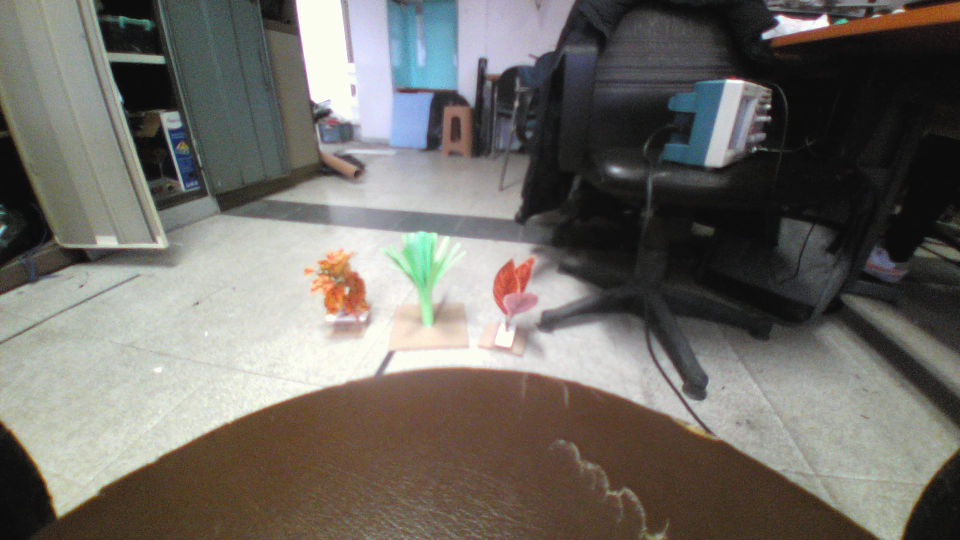
#> input picture tika/1.png, 1920 x 1080 px, given in place of the camera (shown at 1/2 size)
$ python only_green.py
#> lines starting #> are read from the running program, lines starting #| are printed output that depends on the picture
### tika/utils.py
import cv2
import numpy as np
from scipy import ndimage
import time

def masking(img, lower_hsv, upper_hsv, opening_kernel = 2, medianF_tresh = 2, horizon_tresh = 0):
    """
    sınır hsv değerleri ile maske çıkarıp
    bu maskey opening ve median filter ile sadeleştirme fonskiyonu
    input olarak -> görüntü , alt sınır , üst sınır

    *kernel değişkeni ve median filterdaki size değişkeni
    duruma göre değiştirilebilir boyut ne kadar artarsa o kadar yoğun
    bir filtreleme yapılır
    """

    width = img.shape[1]

    # creating mask
    hsv = cv2.cvtColor(img, cv2.COLOR_BGR2HSV)
    mask = cv2.inRange(hsv, lower_hsv, upper_hsv)

    #kameranın konumuna göre yukarı atılcak maskenin boyutunu değiştirbilirsin
    if horizon_tresh > 0 :
        cv2.rectangle(mask, (0,0), (width,horizon_tresh), (0, 0, 0), -1)

    bitw = cv2.bitwise_and(mask, mask, mask=mask)

    # applying opening operation
    kernel = np.ones((opening_kernel, opening_kernel), np.uint8)
    opening = cv2.morphologyEx(bitw, cv2.MORPH_OPEN, kernel)

    # removing parasites
    mask_f = ndimage.median_filter(opening, size=medianF_tresh)

    return mask_f


def bounding_box(mask,tresh,tag):
    """
    input olarak maskeyi alır ve maskedeki alanların en büyük 4ünden
    alanı tresholdun üstünde olanların sol üst köşesinin koordinatları ve
    bounding box ın uzunluk ve genişliğini verir aksi halde None verir
    """
    contours, _ = cv2.findContours(mask, cv2.RETR_EXTERNAL, cv2.CHAIN_APPROX_NONE)
    params = []
    if len(contours) > 0:
        sorted_contours = sorted(contours, key=cv2.contourArea, reverse=True)

        for c in sorted_contours[:4]:
            obj_area = cv2.contourArea(c)
            print(obj_area)

            if obj_area > tresh:
                x, y, w, h = cv2.boundingRect(c)
                params.append([(x, y), (w, h),tag])

            else:
                print("no object found bigger than treshold")


        print("next frame")
        return params

    else:
        print("no contour found")
        return None


def intersect(mask1,mask2,mask3):
    """
    parazit azaltmak icin son uc makenin kesisimini alir ve
    bu kesişim maskesini verir
    """
    intersect0 = cv2.bitwise_and(mask1,mask2)
    interset_3 = cv2.bitwise_and(intersect0,mask3)
    return interset_3

def is_center(params,width,tresh):
    """
    bounding_box fonksiyonundan alınan parametrelerden yola çıkarak
    cismin konumunu ekrana göre nerde olduğunu verir bunu belirli bir
    treshhold değerine göre yapar

    cismin merkezinin vulunduğu pikselin x eksenindeki yerini verir

    görüntünün genişliği de parametre olarak verilmeli

    printlerin bir manası yok ros için farklı outpular ayarlanabilir
    """
    if params != None:
        (x,y),(w,h),tag = params
        cx = x+ int(w/2)
        if cx<int(width/2-tresh):
            print("on the left")
            cx_string = "left"
        elif cx>int(width/2+tresh):
            print("on the right")
            cx_string = "right"
        else:
            print("on the middle")
            cx_string = "middle"

        print([cx,cx_string])

        return [cx,cx_string]

    else:
        return None

# [28 lines left out: function last_turn, not called in this run]

def closest(params):
    """
    kameraya en yakın bounding boxı verir
    boduning_box fonksiyonun çıktısını ver
    """
    cache = 0
    ind = None
    for index,object in enumerate(params):
        (x,y),(w,h),tag = object
        if cache < w*h:
            cache = w*h
            ind = index
        else:
            continue
    if ind != None:
        return params[ind]
    else:
        return None

# [31 lines left out: function gstreamer_pipeline, not called in this run]
#cumulate fonksiyonu ekle

### tika/only_green.py
import cv2
import numpy as np
import time
from utils import masking,bounding_box,closest,is_center,intersect,gstreamer_pipeline
import matplotlib.pyplot as plt
from operator import add

# hue values must be discrete
# bu degerler ortam ısıgına göre degisebilir test alaninada ayarlanmalı
# hsv_find dosyasini kullanarak bulunabilir


# atolye ici aksam test
lower_green = np.array([48,22,80])
upper_green = np.array([67,180,180])


font = cv2.FONT_HERSHEY_SIMPLEX

### fps icin ###
prev_image_time = 0
new_image_time = 0
a = 0
################

# fonskiyonun icine 0 atarak kamerayı aktiflestirebilirsin yoksa istedigin videonun yolunu yaz
cap = cv2.VideoCapture(0)
if not cap.isOpened():
    print("camera failed")

#intersect fonksiyonu icin son 3 maskeyi tutuyo
green_mask_cache=[]

while True:
    ret,image = cap.read()
#> image is the input picture: shape (1080, 1920, 3); mean B, G, R 102.6, 108.3, 111.2
    if not ret:
        break

    width = image.shape[1]
#> width = 1920
    height = image.shape[0]
#> height = 1080
    print(width,height)
#| 1920 1080

    #anlık maskeleme yapılıyor
    mask_green = masking(image, lower_green, upper_green)
#> in masking, `hsv = cv2.cvtColor(img, cv2.COLOR_BGR2HSV)`: hsv: shape (1080, 1920, 3); mean H, S, V 49.5, 41.4, 116.4
#> in masking, `mask = cv2.inRange(hsv, lower_hsv, upper_hsv)`:
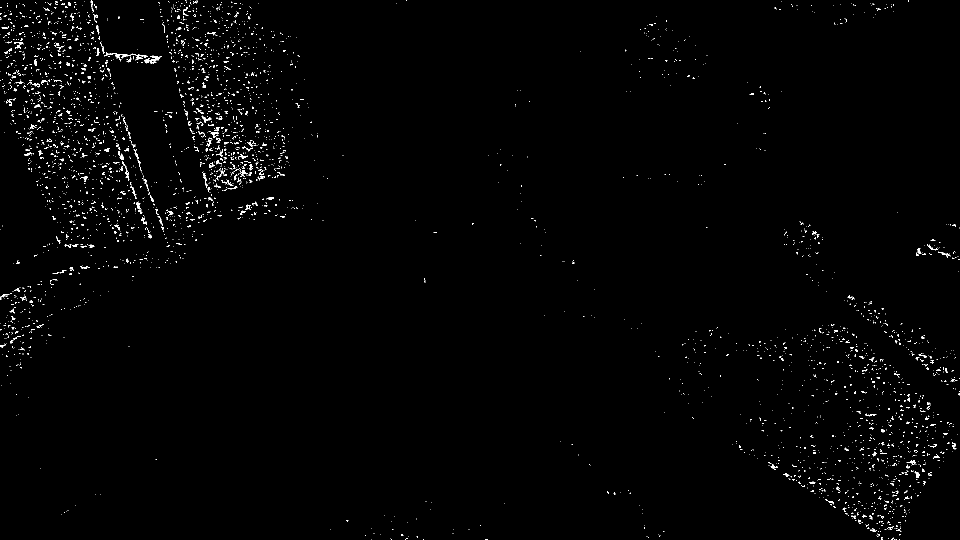
#> mask: shape (1080, 1920) (shown at 1/2 size); 1.1% white in thin lines or dots
#> in masking, `opening = cv2.morphologyEx(bitw, cv2.MORPH_OPEN, kernel)`:
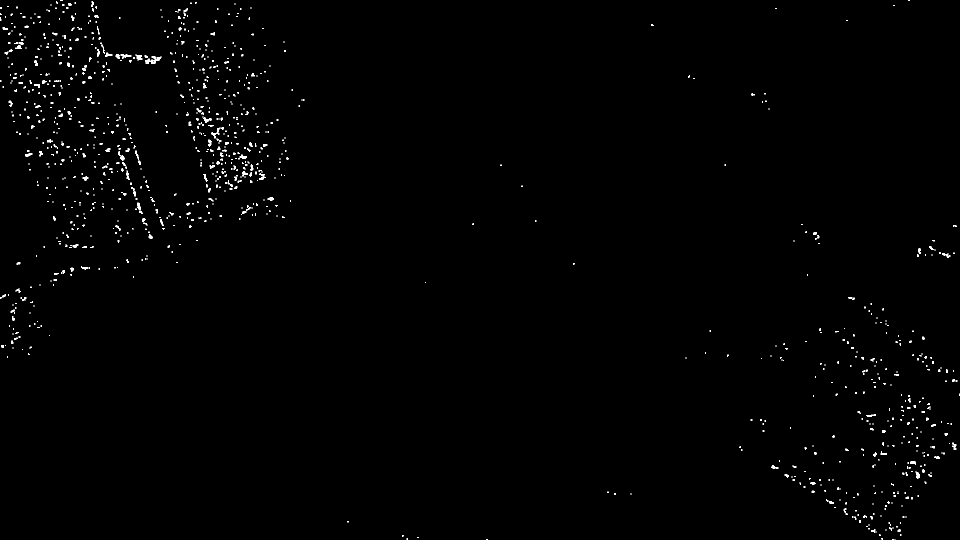
#> opening: shape (1080, 1920) (shown at 1/2 size); 0.61% white in thin lines or dots
#> in masking, `mask_f = ndimage.median_filter(opening, size=medianF_tresh)`: mask_f: shape (1080, 1920); 0.77% white in thin lines or dots
    green_mask_cache.append(mask_green)

    #cache arraylari belli bir boyutta tutuyor
    if len(green_mask_cache) > 3:
        green_mask_cache.pop(0)
    else:
        continue

    #intersect filtreleri atiliyor (son 3 framede de ortak olan pikseller aliniyor)
    #bonding box larin parametreleri belirleniyor

    green_inter = intersect(green_mask_cache[0],green_mask_cache[1],green_mask_cache[2])
    herbs = bounding_box(green_inter,50,"herb")

    obj_loc = None
    if herbs != None :
        nearest = closest(herbs)
        obj_loc = is_center(nearest,width,int(width/4))

    # int(width/4) orta sayılcak genişliği belirler

    if obj_loc != None:
        cx, cx_string = obj_loc
    # imshow yapilmiyosa gereksiz

    try:
        #bounding boxlari goruntude ciktisi aliniyor
        for i in herbs:
            cv2.rectangle(image, i[0], tuple(map(add, i[0], i[1])), (0,255,0), 2)
            cv2.putText(image, "herb", (i[0][0], i[0][1] +-15), font, 0.7, (0,255,0), 2)

    except:
        pass

    if nearest != None:
        cv2.rectangle(image, nearest[0], tuple(map(add, nearest[0], nearest[1])), (255,0,0), 2)
        cv2.putText(image, nearest[2], (nearest[0][0], nearest[0][1] -15), font, 0.7, (255,0,0), 2)
        cv2.putText(image, cx_string, (nearest[0][0], nearest[0][1] -40), font, 0.7, (255,0,0), 2)

    ### fps icin ##
    new_image_time = time.time()
    fps = 1 / (new_image_time - prev_image_time)
    prev_image_time = new_image_time
    fps = int(fps)
    fps = str(fps)
    cv2.putText(image, "fps: " + fps, (width - 100, 25), font, 0.7, (0, 255, 255), 1, cv2.LINE_AA)
    ##########

    cv2.line(image,(int(width/4),0),(int(width/4),height),(255,0,0),2)
    cv2.line(image,(int(width*3/4),0),(int(width*3/4),height),(255,0,0),2)

    mask_green = cv2.merge((mask_green,mask_green,mask_green))

    cv2.putText(image, "rgb", (int(width/2), 25), cv2.FONT_HERSHEY_SIMPLEX, 0.7, (0, 255, 255), 1, cv2.LINE_AA)
    cv2.putText(mask_green, "mask_green" , (int(width/2), 25), cv2.FONT_HERSHEY_SIMPLEX, 0.7, (0, 255, 255), 1, cv2.LINE_AA)

    im_v = cv2.hconcat([image, mask_green])
    cv2.imshow("Frame", im_v)  # img görüntüsünü gösteriyor

    k = cv2.waitKey(1)
    if k == ord('q'):
        break

cap.release()
cv2.destroyAllWindows()
